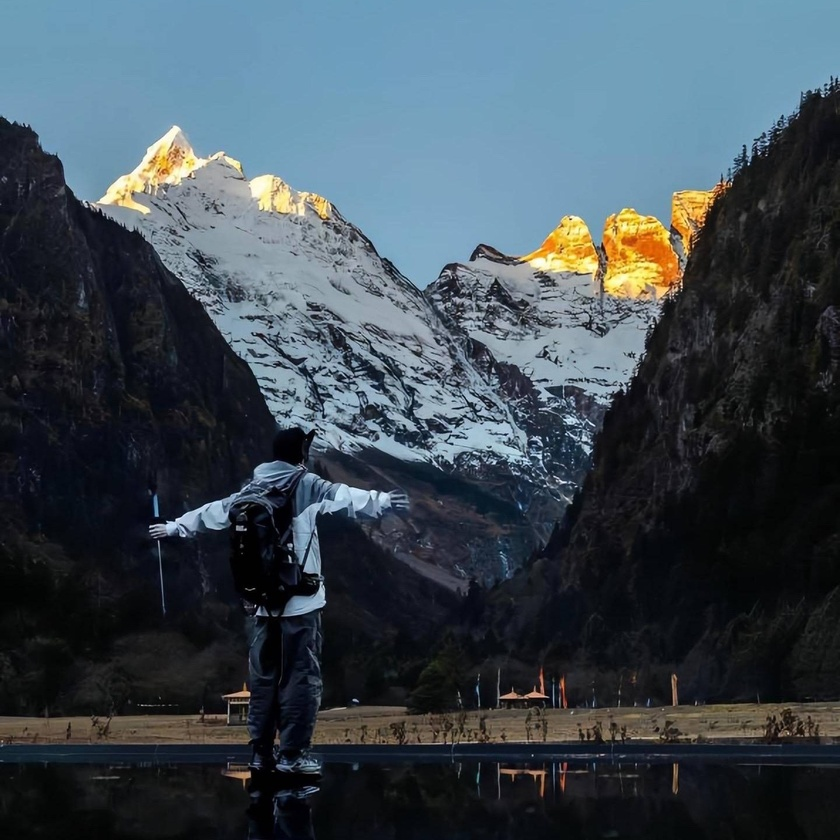
#> input picture image/image.jpg, 840 x 840 px, shrunk from 1440 x 1440 before the run, found by its file name
$ python 6histogram.py
#> lines starting #> are read from the running program, lines starting #| are printed output that depends on the picture
import cv2
import numpy as np
import matplotlib.pyplot as plt

fn = '/Users/cigrcham/Desktop/CodingWork/others/image_processing/image/image.jpg'
img = cv2.imread(fn)
#> img is the input picture: shape (840, 840, 3); mean B, G, R 82.3, 73.5, 61.5
cv2.imshow('input image: ', img)
cv2.waitKey(0)

hist = np.zeros((256,), np.uint8)
[w, h] = img.shape[:2]
#> w = 840; h = 840
print('w:', w)  # Corrected concatenation
#| w: 840
print('h:', h)  # Corrected concatenation
#| h: 840

# Tinh tia tri cua histogram
for i in range(w):
    for j in range(h):
        hist[img[i, j]] += 1  # Corrected pixel value access

# Hien thi bieu do histogram
fig = plt.figure()
plt.plot(hist)
plt.show()
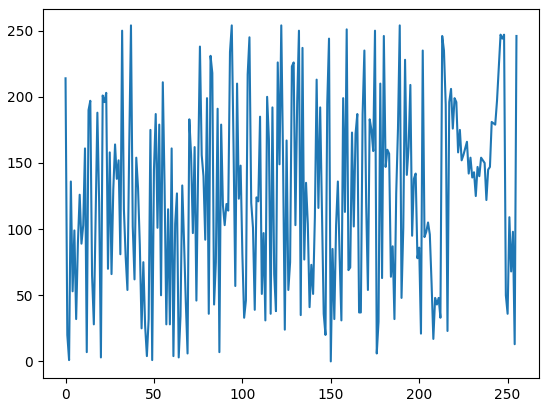
#> figure drawn by matplotlib, 1 panel; curve peaks at x = 37, y = 254
